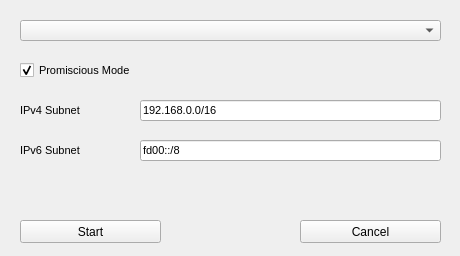
<?xml version="1.0" encoding="UTF-8"?>
<ui version="4.0">
 <class>StartCapturePopup</class>
 <widget class="QWidget" name="StartCapturePopup">
  <property name="geometry">
   <rect>
    <x>0</x>
    <y>0</y>
    <width>460</width>
    <height>256</height>
   </rect>
  </property>
  <property name="sizePolicy">
   <sizepolicy hsizetype="Preferred" vsizetype="Preferred">
    <horstretch>0</horstretch>
    <verstretch>0</verstretch>
   </sizepolicy>
  </property>
  <property name="windowTitle">
   <string>Form</string>
  </property>
  <property name="autoFillBackground">
   <bool>true</bool>
  </property>
  <widget class="QPushButton" name="buttonStart">
   <property name="geometry">
    <rect>
     <x>20</x>
     <y>220</y>
     <width>141</width>
     <height>23</height>
    </rect>
   </property>
   <property name="autoFillBackground">
    <bool>false</bool>
   </property>
   <property name="text">
    <string>Start</string>
   </property>
  </widget>
  <widget class="QPushButton" name="buttonCancel">
   <property name="geometry">
    <rect>
     <x>300</x>
     <y>220</y>
     <width>141</width>
     <height>23</height>
    </rect>
   </property>
   <property name="autoFillBackground">
    <bool>false</bool>
   </property>
   <property name="text">
    <string>Cancel</string>
   </property>
  </widget>
  <widget class="QComboBox" name="comboBoxInterfaces">
   <property name="geometry">
    <rect>
     <x>20</x>
     <y>20</y>
     <width>421</width>
     <height>21</height>
    </rect>
   </property>
   <property name="font">
    <font>
     <pointsize>8</pointsize>
    </font>
   </property>
  </widget>
  <widget class="QCheckBox" name="checkBoxPromiscMode">
   <property name="geometry">
    <rect>
     <x>20</x>
     <y>60</y>
     <width>201</width>
     <height>21</height>
    </rect>
   </property>
   <property name="font">
    <font>
     <pointsize>8</pointsize>
    </font>
   </property>
   <property name="text">
    <string>Promiscious Mode</string>
   </property>
   <property name="checked">
    <bool>true</bool>
   </property>
  </widget>
  <widget class="QLabel" name="labelNetworkIPv4">
   <property name="geometry">
    <rect>
     <x>20</x>
     <y>100</y>
     <width>141</width>
     <height>21</height>
    </rect>
   </property>
   <property name="font">
    <font>
     <pointsize>8</pointsize>
    </font>
   </property>
   <property name="text">
    <string>IPv4 Subnet</string>
   </property>
  </widget>
  <widget class="QLineEdit" name="lineEditNetworkIPv6">
   <property name="geometry">
    <rect>
     <x>140</x>
     <y>140</y>
     <width>301</width>
     <height>21</height>
    </rect>
   </property>
   <property name="font">
    <font>
     <pointsize>8</pointsize>
    </font>
   </property>
   <property name="text">
    <string>fd00::/8</string>
   </property>
  </widget>
  <widget class="QLabel" name="labelNetworkIPv6">
   <property name="geometry">
    <rect>
     <x>20</x>
     <y>140</y>
     <width>141</width>
     <height>21</height>
    </rect>
   </property>
   <property name="sizePolicy">
    <sizepolicy hsizetype="Preferred" vsizetype="Preferred">
     <horstretch>0</horstretch>
     <verstretch>0</verstretch>
    </sizepolicy>
   </property>
   <property name="font">
    <font>
     <pointsize>8</pointsize>
     <weight>50</weight>
     <bold>false</bold>
    </font>
   </property>
   <property name="text">
    <string>IPv6 Subnet</string>
   </property>
  </widget>
  <widget class="QLineEdit" name="lineEditNetworkIPv4">
   <property name="geometry">
    <rect>
     <x>140</x>
     <y>100</y>
     <width>301</width>
     <height>21</height>
    </rect>
   </property>
   <property name="font">
    <font>
     <pointsize>8</pointsize>
    </font>
   </property>
   <property name="toolTip">
    <string/>
   </property>
   <property name="text">
    <string>192.168.0.0/16</string>
   </property>
  </widget>
  <widget class="QLabel" name="labelInfo">
   <property name="geometry">
    <rect>
     <x>20</x>
     <y>180</y>
     <width>421</width>
     <height>21</height>
    </rect>
   </property>
   <property name="sizePolicy">
    <sizepolicy hsizetype="Preferred" vsizetype="Preferred">
     <horstretch>0</horstretch>
     <verstretch>0</verstretch>
    </sizepolicy>
   </property>
   <property name="font">
    <font>
     <pointsize>8</pointsize>
     <weight>50</weight>
     <bold>false</bold>
    </font>
   </property>
   <property name="text">
    <string/>
   </property>
   <property name="textInteractionFlags">
    <set>Qt::NoTextInteraction</set>
   </property>
  </widget>
 </widget>
 <resources/>
 <connections/>
</ui>
